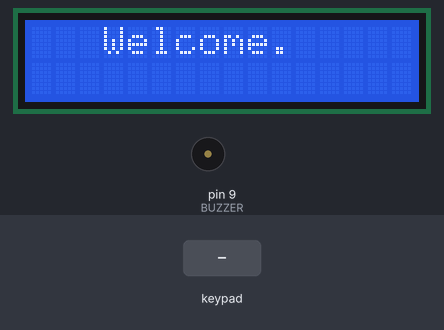
This sketch was run on a simulated Arduino Uno, built with avr-gcc and run on an emulated ATmega328P. Parts: 16×2 character LCD, buzzer (waves = sounding, pin HIGH). Inputs (shaded band) come from the test bench. Pins used as bus, display or sensor lines are not drawn.

Above: at 0.6 s.
At 4.7 s:
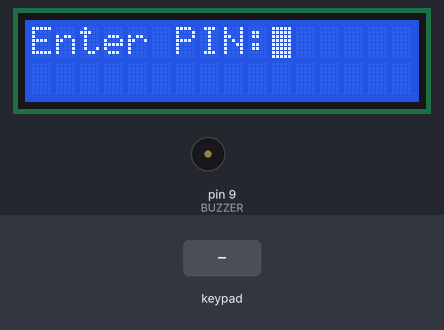
4.8 s: keypad keys 1 2 3 4 pressed 0.4 s apart
At 7.8 s:
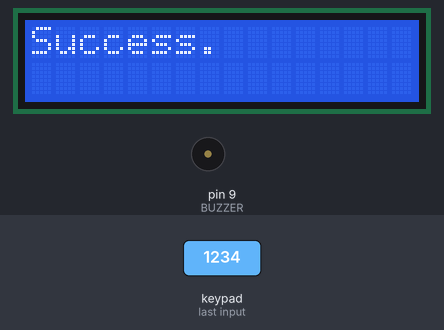
At 11.2 s:
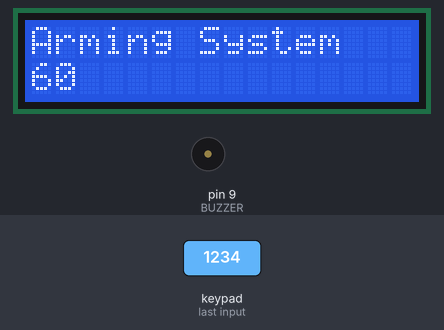
Timing chart, 0 to 12.7 s (numbered marks = the images above; inputs shaded):
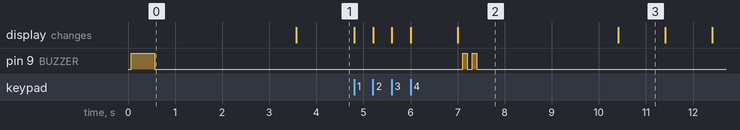

The sketch:

main.ino
```cpp
// IMPORT LIBRARIES
#include <Keypad.h>
#include <LiquidCrystal.h>


// MAXIMUM LENGTH OF THE PASSWORD
#define MAX 4

// pin d9 for the buzzer
#define BUZZER 9

// pin d13 for sensor output
#define SENSOROUT 13

// pin d12 for sensor power
#define SENSORPOWER 12


// SET UP KEYPAD
const byte ROWS = 4;
const byte COLS = 3;
char hexaKeys[ROWS][COLS] = {
  {'1', '2', '3'},
  {'4', '5', '6'},
  {'7', '8', '9'},
  {'*', '0', '#'}
};

byte rowPins[ROWS] = {19, 18, 17, 16};
byte colPins[COLS] = {15, 14, 8};
Keypad keypad = Keypad(makeKeymap(hexaKeys), rowPins, colPins, ROWS, COLS);

// SET UP LCD
const int rs = 2, en = 3, d4 = 4, d5 = 5, d6 = 6, d7 = 7;
LiquidCrystal lcd(rs, en, d4, d5, d6, d7);

// state 1 - DISARMED
// state 2 - ARMED
// state 3 - ALERT
int state;        // state variable


int password(void) {

lcd.clear();

int length =0;
char PIN[4] = {'1','2','3','4'};
char entry[4];
int flag;

lcd.print("Enter PIN:");
lcd.blink();

while (1){

flag = 1;

if (length < MAX)   // probe for key touches
{
          //lcd.print("X: ");
          char key = keypad.getKey();
          if (key != NO_KEY)
            {
              lcd.print(key);
              entry[length] = key;
              length++;
            }
}
else
{

          //SHORT PAUSE
          delay(1000);
          lcd.clear();


          // COMPARE PINS
          for (size_t i = 0; i < MAX; i++)
          {
                  if (PIN[i] == entry[i])
                    {
                      continue;
                    }
                  else
                    {
                    flag = 0;
                    break;
                    }
          }

          //CHECK SUCCESS OR FAILURE
          if (flag ==1 )
            {
                        lcd.noBlink();
                        lcd.print("Success.");

                        // in case buzzer was already ON
                        digitalWrite(BUZZER, LOW);
                        delay(100);

                        digitalWrite(BUZZER, HIGH);
                        delay(100);
                        digitalWrite(BUZZER, LOW);
                        delay(100);
                        digitalWrite(BUZZER, HIGH);
                        delay(100);
                        digitalWrite(BUZZER, LOW);

                        delay(3000);
                        lcd.clear();

                        return 1;
                        //break;
            }
            else
            {
                        lcd.noBlink();
                        lcd.print("Try Again.");
                        // digitalWrite(BUZZER, HIGH);
                        // delay(100);
                        // digitalWrite(BUZZER, LOW);


                        delay(3000);

                        length = 0; //restart
                        lcd.clear();
                        lcd.print("Enter PIN:");
                        lcd.blink();
            }
}
}
}


//this function implements a countdown using millis()
void countdown(int interval) {

  unsigned long current;
  int time1;
  int time2;
  int i = 0; // counts up to 60
  lcd.print("Arming System");
  lcd.noBlink();

  unsigned long start = millis();
  while(1) {
    current = millis();
    int time = (current - start)/1000;
    if (time > interval) {
      break;
    }
    lcd.setCursor(0, 1);

    // we are counting DOWN, not counting UP
    time2 = interval - time;
    if (time2 < 10)
         lcd.print('0');
    lcd.print(time2);

  }
  lcd.clear();
  delay(1500);
}


// this function monitors for intruders
int eternalcheck(void){

int val;

while(1){
  val = digitalRead(SENSOROUT);   // read sensor value


  if (val == HIGH) {           // check if the sensor is HIGH
    //digitalWrite(led, HIGH);   // turn LED ON
    digitalWrite(BUZZER, HIGH);
    return 1;
  }

  }
}


void setup () {


    //set up some PINS
      pinMode(BUZZER, OUTPUT);
      pinMode(SENSORPOWER, OUTPUT);
      pinMode(SENSOROUT, INPUT);

      lcd.begin(16, 2);
      lcd.setCursor(3, 0);
      lcd.print("Welcome.");

      // check buzzer
      digitalWrite(BUZZER, HIGH);
      delay(500);
      digitalWrite(BUZZER, LOW);

      //lcd.print("testing");
      delay(3000);
      lcd.clear();
      // we start at state 1 - DISARMED.
      state = 1;
}


void loop()
{

// state 1 - DISARMED
// state 2 - ARMED
// state 3 - ALERT

// password() is infinite loop until it returns 1
if (password())
{
  state = 2;  // upon successful PIN, we enter state 2 - ARMED

  //TURN ON SENSOR HERE
  digitalWrite(SENSORPOWER, HIGH);

  countdown(60);           // count to some number for sensor to stabilize
  lcd.print("System Armed.");
  // check buzzer
  digitalWrite(BUZZER, HIGH);
  delay(250);
  digitalWrite(BUZZER, LOW);

  delay(2000);
  lcd.clear();


  if (eternalcheck()) {
    // we are now in alarm state
    state = 3;
    lcd.print("ALARM!");
    delay(3000);

    if (password()) {
      // we are in disarmed state
      state = 1;
      lcd.clear();
      lcd.print("Disarmed");

      //turn off sensor and buzzer
      digitalWrite(BUZZER, LOW);
      digitalWrite(SENSORPOWER, LOW);

      delay(5000);
    }


  }


}

}
```

Measured:
- after the input at 4.8 s, pin 9 (BUZZER): alternates HIGH for 0.10 s and LOW for 0.10 s, 4 changes in all, then stays LOW, starting after 2.3 s; the display: first changes at once (image 2 shows a later state)
- what the display in image 2 shows lasts 3.4 s, from 7.0 s to 10.4 s
- what the display in image 3 shows lasts 1.0 s, from 10.4 s to 11.4 s
